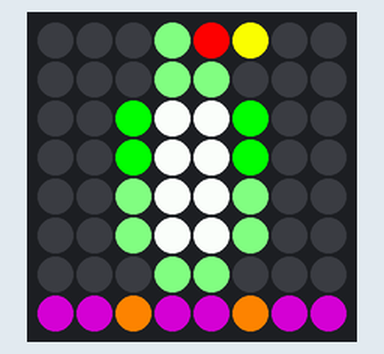
A program run on a simulated Raspberry Pi (BCM pin numbers) with a Sense HAT. On the bench: the Sense HAT's 8×8 RGB LED matrix. At 0.0 s the program stops and its outputs stay as they are.

Above: at 0.1 s.

The program:

raspimon_keyboard.py
```python
from sense_hat import SenseHat
from time import sleep
#import pynput
from pynput  import keyboard

sense = SenseHat()


# colors
r = (255, 0, 0)
g = (0, 255, 0)
b = (0, 0, 255)
k = (0, 0, 0)
w = (255, 255, 255)
c = (0, 255, 255)
y = (255, 255, 0)
o = (255, 128, 0)
n = (255, 128, 128)
p = (128, 0, 128)
d = (255, 0, 128)
l = (128, 255, 128)


#sample Raspimons
rmon1 = [k, k, k, l, r, y, k, k,
         k, k, k, l, l, k, k, k,
         k, k, g, w, w, g, k, k,
         k, k, g, w, w, g, k, k,
         k, k, l, w, w, l, k, k,
         k, k, l, w, w, l, k, k,
         k, k, k, l, l, k, k, k,
         p, p, o, p, p, o, p, p ]

rmon2 = [k, k, k, l, r, y, k, k,
         k, k, k, l, l, k, k, k,
         k, k, g, w, w, g, k, k,
         k, g, g, w, w, g, g, k,
         l, l, k, w, w, k, g, l,
         k, k, k, l, l, k, k, k,
         k, k, o, k, k, o, k, k,
         k, k, k, k, k, k, k, k ]


rmon3 = [k, k, k, k, k, k, k, k,
        k, k, k, l, r, y, k, k,
        k, k, k, l, l, k, k, k,
        l, g, g, w, w, g, g, l,
        k, l, g, w, w, l, g, k,
        k, k, l, w, w, l, k, k,
        k, k, k, l, l, k, k, k,
        k, k, o, k, k, o, k, k ]


rmon4 = [k, k, k, k, k, k, k, k,
         k, k, k, k, k, k, k, k,
         o, l, g, g, g, g, l, r,
         k, k, g, l, l, g, k, y,
         k, k, k, k, l, l, k, k,
         k, k, k, k, l, l, k, k,
         k, k, k, k, k, l, k, k,
         k, k, k, k, k, k, k, k ]


rmon5 = [k, k, k, l, l, k, k, k,
         k, k, k, l, g, g, k, k,
         k, k, k, k, g, g, k, k,
         o, l, g, l, l, g, l, r,
         k, k, k, w, w, w, k, y,
         k, k, k, k, k, k, k, k,
         k, k, k, k, k, k, k, k,
         k, k, k, k, k, k, k, k ]


rmon6 = [k, k, k, l, r, y, k, k,
         k, k, k, l, l, k, k, k,
         k, k, g, w, w, g, k, k,
         k, k, g, w, w, g, g, k,
         k, k, l, w, w, l, l, l,
         k, k, l, w, w, k, k, k,
         k, k, k, l, l, k, k, k,
         p, p, o, p, p, o, p, p ]


sense.set_pixels(rmon1)

#declare a current_action variable


#add your on_press() function


#add your listener


#add a while loop
```
